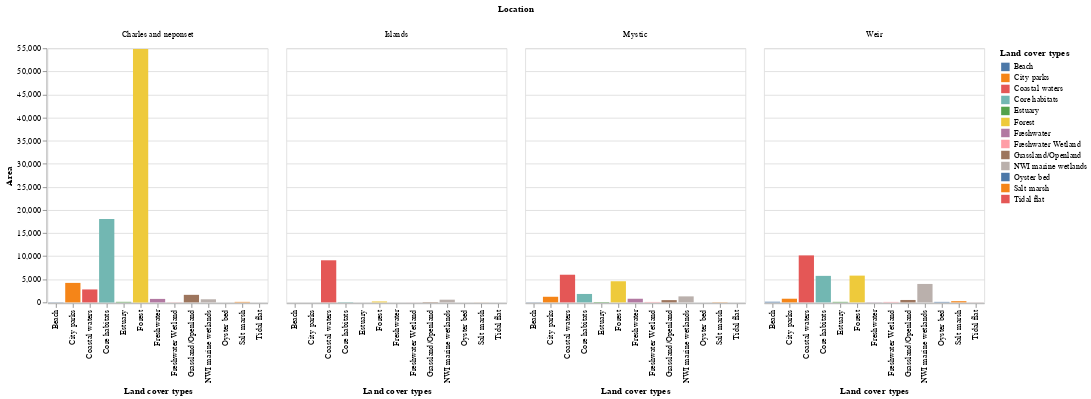

This figure's notebook cell:
### Markdown cell above
# Table 3

### Code cell
import altair as alt


alt.Chart(df_3).mark_bar().encode(
    x='Land cover types:O',
    y='Area',
    color='Land cover types:N',
    column='Location'
)

### Figure 1 — Vega-Lite specification as saved in the notebook (floating-point values rounded to 4 significant figures)
{"config": {"view": {"continuousWidth": 400, "continuousHeight": 300}}, "data": {"name": "data-ada309f7a08a96de0efd801acb5584e3"}, "mark": "bar", "encoding": {"color": {"field": "Land cover types", "type": "nominal"}, "column": {"field": "Location", "type": "nominal"}, "x": {"field": "Land cover types", "type": "ordinal"}, "y": {"field": "Area", "type": "quantitative"}}, "$schema": "https://vega.github.io/schema/vega-lite/v4.17.0.json", "datasets": {"data-ada309f7a08a96de0efd801acb5584e3": [{"Land cover types": "NWI marine wetlands", "Location": "Mystic", "Area": 1299.0}, {"Land cover types": "Salt marsh", "Location": "Mystic", "Area": 46.8}, {"Land cover types": "Freshwater Wetland", "Location": "Mystic", "Area": 94.3}, {"Land cover types": "City parks", "Location": "Mystic", "Area": 1215.0}, {"Land cover types": "Beach", "Location": "Mystic", "Area": 35.25}, {"Land cover types": "Freshwater", "Location": "Mystic", "Area": 786.2}, {"Land cover types": "Oyster bed", "Location": "Mystic", "Area": 0.0}, {"Land cover types": "Estuary", "Location": "Mystic", "Area": 86.48}, {"Land cover types": "Tidal flat", "Location": "Mystic", "Area": 6.68}, {"Land cover types": "Forest", "Location": "Mystic", "Area": 4574.0}, {"Land cover types": "Grassland/Openland", "Location": "Mystic", "Area": 491.0}, {"Land cover types": "Core habitats", "Location": "Mystic", "Area": 1823.0}, {"Land cover types": "Coastal waters", "Location": "Mystic", "Area": 5985.0}, {"Land cover types": "NWI marine wetlands", "Location": "Charles and neponset", "Area": 671.4}, {"Land cover types": "Salt marsh", "Location": "Charles and neponset", "Area": 108.4}, {"Land cover types": "Freshwater Wetland", "Location": "Charles and neponset", "Area": 40.8}, {"Land cover types": "City parks", "Location": "Charles and neponset", "Area": 4218.0}, {"Land cover types": "Beach", "Location": "Charles and neponset", "Area": 40.54}, {"Land cover types": "Freshwater", "Location": "Charles and neponset", "Area": 752.1}, {"Land cover types": "Oyster bed", "Location": "Charles and neponset", "Area": 0.0}, {"Land cover types": "Estuary", "Location": "Charles and neponset", "Area": 115.2}, {"Land cover types": "Tidal flat", "Location": "Charles and neponset", "Area": 5.6}, {"Land cover types": "Forest", "Location": "Charles and neponset", "Area": 54860.0}, {"Land cover types": "Grassland/Openland", "Location": "Charles and neponset", "Area": 1632.0}, {"Land cover types": "Core habitats", "Location": "Charles and neponset", "Area": 18030.0}, {"Land cover types": "Coastal waters", "Location": "Charles and neponset", "Area": 2801.0}, {"Land cover types": "NWI marine wetlands", "Location": "Weir", "Area": 3990.0}, {"Land cover types": "Salt marsh", "Location": "Weir", "Area": 255.7}, {"Land cover types": "Freshwater Wetland", "Location": "Weir", "Area": 99.92}, {"Land cover types": "City parks", "Location": "Weir", "Area": 790.6}, {"Land cover types": "Beach", "Location": "Weir", "Area": 137.0}, {"Land cover types": "Freshwater", "Location": "Weir", "Area": 33.22}, {"Land cover types": "Oyster bed", "Location": "Weir", "Area": 104.7}, {"Land cover types": "Estuary", "Location": "Weir", "Area": 113.8}, {"Land cover types": "Tidal flat", "Location": "Weir", "Area": 10.0}, {"Land cover types": "Forest", "Location": "Weir", "Area": 5794.0}, {"Land cover types": "Grassland/Openland", "Location": "Weir", "Area": 522.5}, {"Land cover types": "Core habitats", "Location": "Weir", "Area": 5737.0}, {"Land cover types": "Coastal waters", "Location": "Weir", "Area": 10170.0}, {"Land cover types": "NWI marine wetlands", "Location": "Islands", "Area": 583.9}, {"Land cover types": "Salt marsh", "Location": "Islands", "Area": 11.72}, {"Land cover types": "Freshwater Wetland", "Location": "Islands", "Area": 11.18}, {"Land cover types": "City parks", "Location": "Islands", "Area": 5.69}, {"Land cover types": "Beach", "Location": "Islands", "Area": 0.34}, {"Land cover types": "Freshwater", "Location": "Islands", "Area": 0.0}, {"Land cover types": "Oyster bed", "Location": "Islands", "Area": 0.0}, {"Land cover types": "Estuary", "Location": "Islands", "Area": 0.0}, {"Land cover types": "Tidal flat", "Location": "Islands", "Area": 5.6}, {"Land cover types": "Forest", "Location": "Islands", "Area": 199.0}, {"Land cover types": "Grassland/Openland", "Location": "Islands", "Area": 73.9}, {"Land cover types": "Core habitats", "Location": "Islands", "Area": 72.6}, {"Land cover types": "Coastal waters", "Location": "Islands", "Area": 9110.0}]}}
